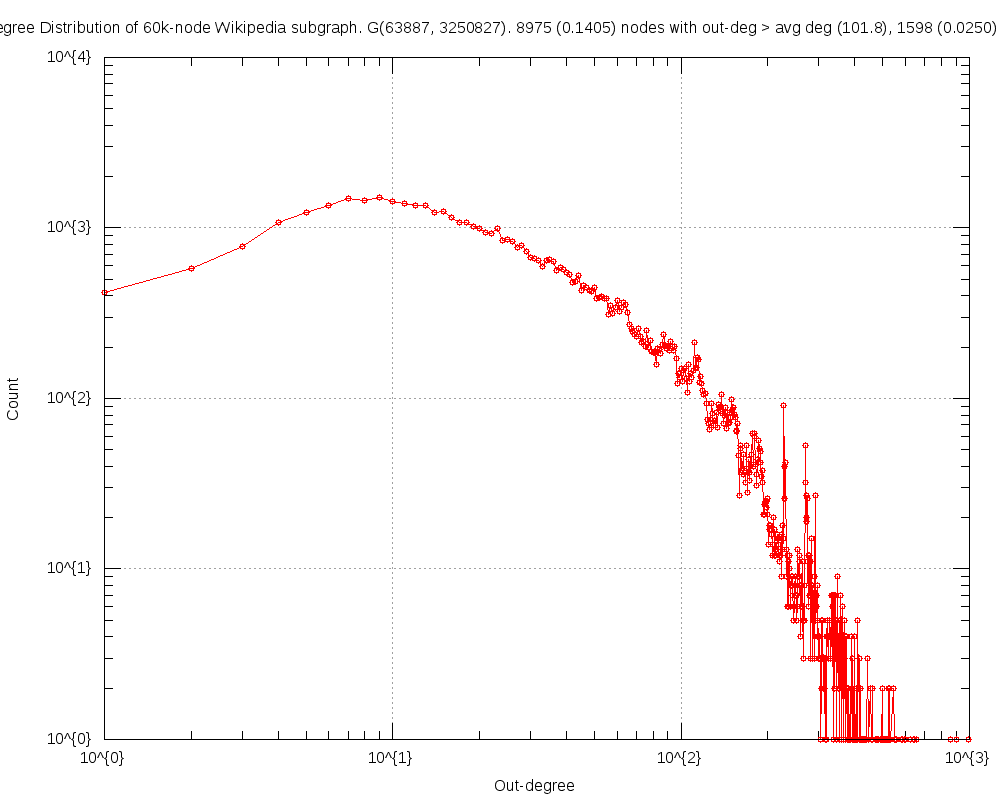

Generate this figure with gnuplot:
#
# Out-degree Distribution of 60k-node Wikipedia subgraph. G(63887, 3250827). 8975 (0.1405) nodes with out-deg > avg deg (101.8), 1598 (0.0250) with >2*avg.deg (Tue Dec  9 19:19:56 2014)
#

set title "Out-degree Distribution of 60k-node Wikipedia subgraph. G(63887, 3250827). 8975 (0.1405) nodes with out-deg > avg deg (101.8), 1598 (0.0250) with >2*avg.deg"
set key bottom right
set logscale xy 10
set format x "10^{%L}"
set mxtics 10
set format y "10^{%L}"
set mytics 10
set grid
set xlabel "Out-degree"
set ylabel "Count"
set tics scale 2
set terminal png size 1000,800
set output 'outDeg.wiki_small.png'
plot 	"outDeg.wiki_small.tab" using 1:2 title "" with linespoints pt 6
